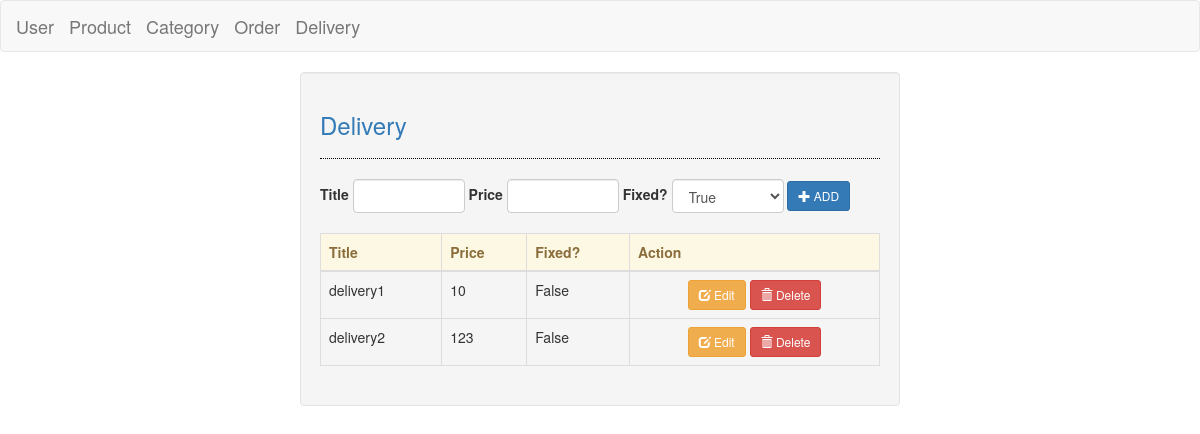
Page /7ninja/delivery on the committed database.
### crud/models.py (models this page shows, shortened)
class DeliveryType(models.Model):
    title = models.CharField(max_length = 100)
    price = models.CharField(max_length = 10)
    fixed = models.BooleanField(default = True)

### crud/views.py (the view)
# urls.py: url(r'delivery$', views.showDelivery, name='showDelivery'),
def showDelivery(request):
    deliveryTypes = DeliveryType.objects.all()
    context = {'deliveryTypes': deliveryTypes}
    return render(request, 'delivery/index.html', context)

### crud/templates/delivery/index.html (shortened to what this page needs)
{% extends 'delivery/base.html' %}
{% block body %}
<form class="form-inline"  action="delivery/create" method="POST">
    <div class="form-group">
        <label for="title">Title</label>
        <input type="text" name="title" class="form-control" style="width:20%;" required="required"/>
        <label for="price">Price</label>
        <input type="text" name="price" class="form-control" style="width:20%;" required="required"/>
        <label for="fixed">Fixed?</label>
        <select name="fixed" class="form-control" style="width:20%;" required="required">
            <option value="True">True</option>
        </select>
        <button type="submit" class="btn btn-sm btn-primary"><span class="glyphicon glyphicon-plus"></span> ADD</button>
    </div>
</form>
<br />
<table class="table table-bordered">
    <thead class="alert-warning">
        <tr>
            <th>Title</th>
            <th>Price</th>
            <th>Fixed?</th>
            <th>Action</th>
        </tr>
    </thead>
    <tbody>
        {% for deliveryType in deliveryTypes %}
        <tr>
            <td>{{ deliveryType.title }}</td>
            <td>{{ deliveryType.price }}</td>
            <td>{{ deliveryType.fixed }}</td>
            <td><center><a class="btn btn-sm btn-warning" href="delivery/edit/{{ deliveryType.id }}"><span class="glyphicon glyphicon-edit"></span> Edit</a> <a class="btn btn-sm btn-danger" href="delivery/delete/{{ deliveryType.id }}"><span class="glyphicon glyphicon-trash"></span> Delete</a></center></td>
        </tr>
        {% endfor %}
    </tbody>
</table>
{% endblock %}

### rows in the picture
DeliveryType: title "delivery1", price "10", fixed "False"
DeliveryType: title "delivery2", price "123", fixed "False"
